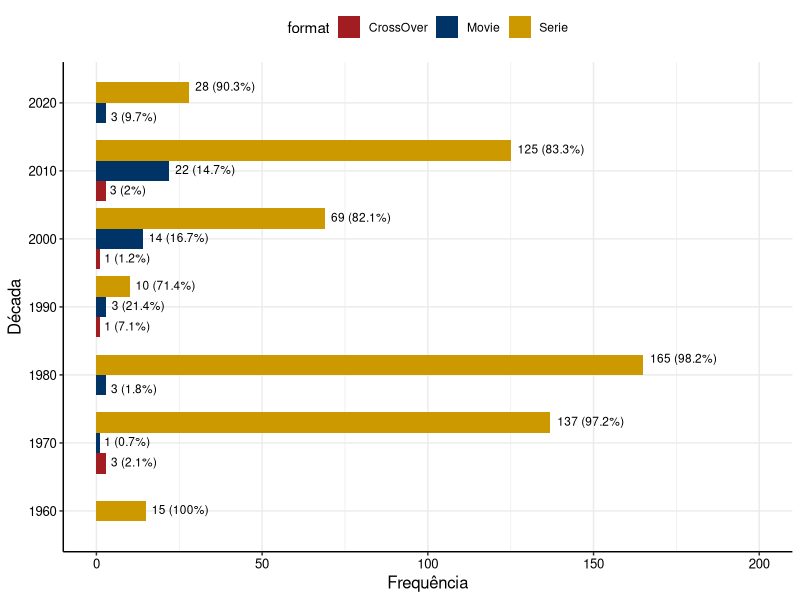
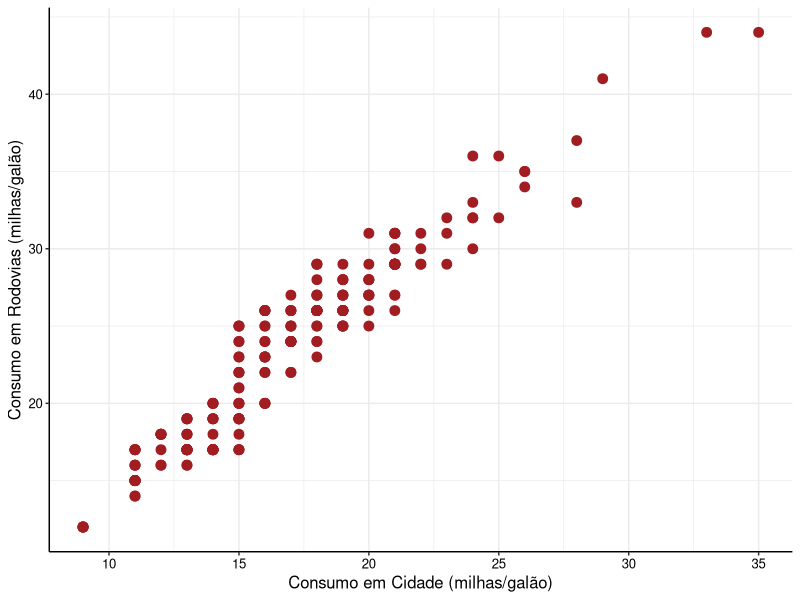
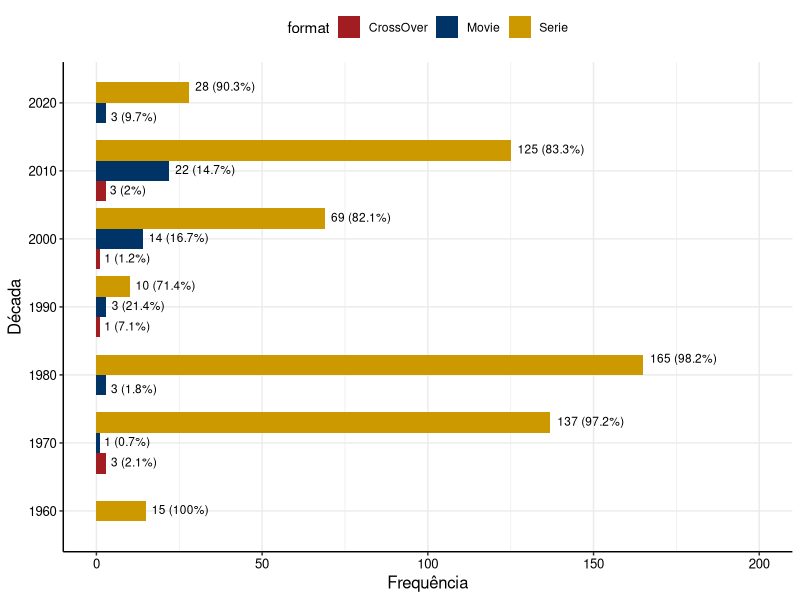
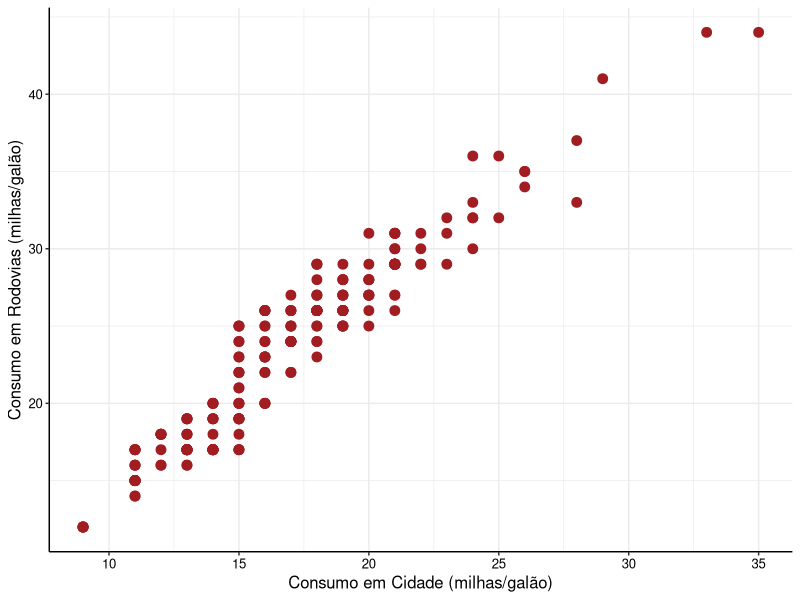

The R script that drew these images, in order:
library(readr)
dados <- read_csv("banco/banco_final.csv")

# 1) Número de lançamentos a cada década por formato de lançamento;

### separando os lançamentos em décadas

install.packages("lubridate")
install.packages("dplyr")


library(lubridate)
library(dplyr)
library(tidyr)
library(stringr)


# arrumando theme_estat

estat_colors <- c(
  "#A11D21", "#003366", "#CC9900",
  "#663333", "#FF6600", "#CC9966",
  "#999966", "#006606", "#008091", 
  "#041835", "#666666" )

theme_estat <- function(...) {
  theme <- ggplot2::theme_bw() +
    ggplot2::theme(
      axis.title.y = ggplot2::element_text(colour = "black", size = 12),
      axis.title.x = ggplot2::element_text(colour = "black", size = 12),
      axis.text = ggplot2::element_text(colour = "black", size = 9.5),
      panel.border = ggplot2::element_blank(),
      axis.line = ggplot2::element_line(colour = "black"),
      legend.position = "top",
      ...
    )
  
  return(
    list(
      theme,
      scale_fill_manual(values = estat_colors),
      scale_colour_manual(values = estat_colors)
    )
  )
}


# Converter para formato de data, especificando o formato
dados <- dados %>%
  mutate(date_aired = tryCatch(as.Date(date_aired, format = "%Y-%m-%d"), error = function(e) NA))

# Filtrar as linhas que foram convertidas com sucesso
dados <- dados %>%
  filter(!is.na(date_aired))

# Extrair o ano
dados <- dados %>%
  mutate(year = year(date_aired))

# Calcular a década
dados <- dados %>%
  mutate(decada = 10 * floor(year / 10))


#grafico

# Agrupar por década e formato de lançamento, e contar o número de lançamentos em cada grupo

library(ggplot2)

banco1 <- dados %>%
  group_by(decada, format)

caminho_junior <- "resultados"

banco1$decada <- as.factor(banco1$decada)

banco1 <- banco1 %>%
  group_by(decada, format) %>%
  summarise(freq = n()) %>%
  mutate(
    freq_relativa = round(freq / sum(freq) * 100,1)
  )
porcentagens <- str_c(banco1$freq_relativa, "%") %>% str_replace("
\\.", ",")
legendas <- str_squish(str_c(banco1$freq, " (", porcentagens, ")")
)
ggplot(banco1) +
  aes(
    x = decada, y = freq,
    fill = format, label = legendas
  ) +
  geom_col(position = position_dodge2(preserve = "single", padding =
                                        0)) +
  geom_text(
    position = position_dodge(width = .9),
    vjust = 0.35, hjust = -0.1,
    size = 3
  ) +
  labs(x = "Década", y = "Frequência") +
  theme_estat() + coord_flip() + scale_x_discrete(limits = unique(banco1$decada)) +
  scale_y_continuous(limits = c(0, 200)) 
#ggsave("colunas-bi-freq.pdf", width = 158, height = 93, units = "mm")
ggsave(filename = file.path(caminho_junior, "analise-1-colunas-bi-freq.pdf"), width = 158, height = 93, units = "mm")


#novo gráfico ADAPTAR PEDIR LUCAS

ggplot(mpg) +
  aes(x = cty, y = hwy) +
  geom_point(colour = "#A11D21", size = 3) +
  labs(
    x = "Consumo em Cidade (milhas/galão)",
    y = "Consumo em Rodovias (milhas/galão)"
  ) +
  theme_estat()
ggsave("disp_uni.pdf", width = 158, height = 93, units = "mm")
